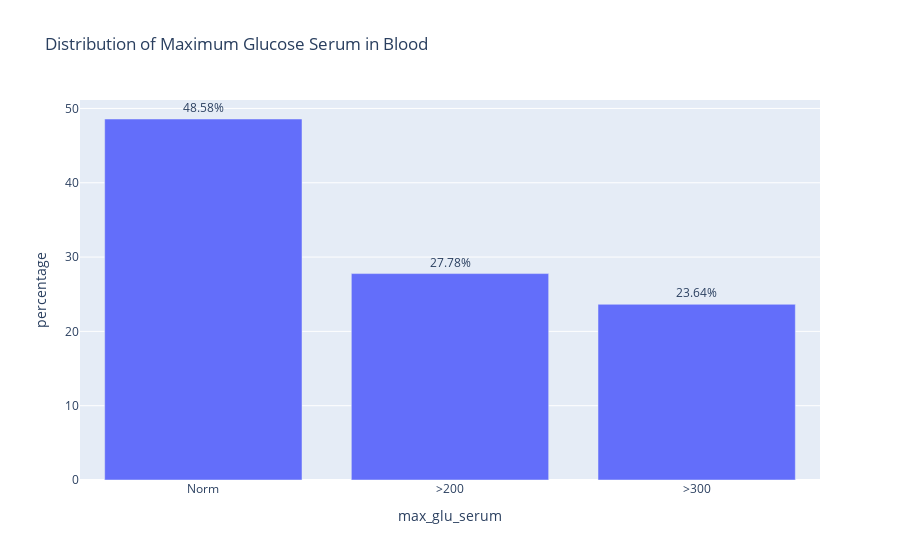

Notebook code cell kept with this figure:
### Code cell
# Bar graph for race
import plotly.express as px
max_glu_counts = diabetic_dropped['max_glu_serum'].value_counts().reset_index()
max_glu_counts['percentage'] = (max_glu_counts['count'] / max_glu_counts['count'].sum()) * 100
max_glu_graph = px.bar(max_glu_counts, x='max_glu_serum', y = 'percentage', title="Distribution of Maximum Glucose Serum in Blood", text=max_glu_counts['percentage'].apply(lambda x: f'{x:0.2f}%'))
max_glu_graph.update_traces(
    hovertemplate='<b>%{x}</b><br>Count: %{customdata}<extra></extra>',
    customdata=race_counts['count'],
    textposition = 'outside'
)
max_glu_graph

### Figure 1 — Plotly figure (JSON) as saved in the notebook; plotly's stock layout.template omitted (floating-point values rounded to 4 significant figures)
{"data": [{"alignmentgroup": "True", "customdata": [76099, 19210, 2273, 2037, 1506, 641], "hovertemplate": "<b>%{x}</b><br>Count: %{customdata}<extra></extra>", "legendgroup": "", "marker": {"color": "#636efa", "pattern": {"shape": ""}}, "name": "", "offsetgroup": "", "orientation": "v", "showlegend": false, "text": ["48.58%", "27.78%", "23.64%"], "textposition": "outside", "type": "bar", "x": ["Norm", ">200", ">300"], "xaxis": "x", "y": [48.58, 27.78, 23.64], "yaxis": "y"}], "layout": {"barmode": "relative", "legend": {"tracegroupgap": 0}, "title": {"text": "Distribution of Maximum Glucose Serum in Blood"}, "xaxis": {"anchor": "y", "domain": [0, 1], "title": {"text": "max_glu_serum"}}, "yaxis": {"anchor": "x", "domain": [0, 1], "title": {"text": "percentage"}}}}
